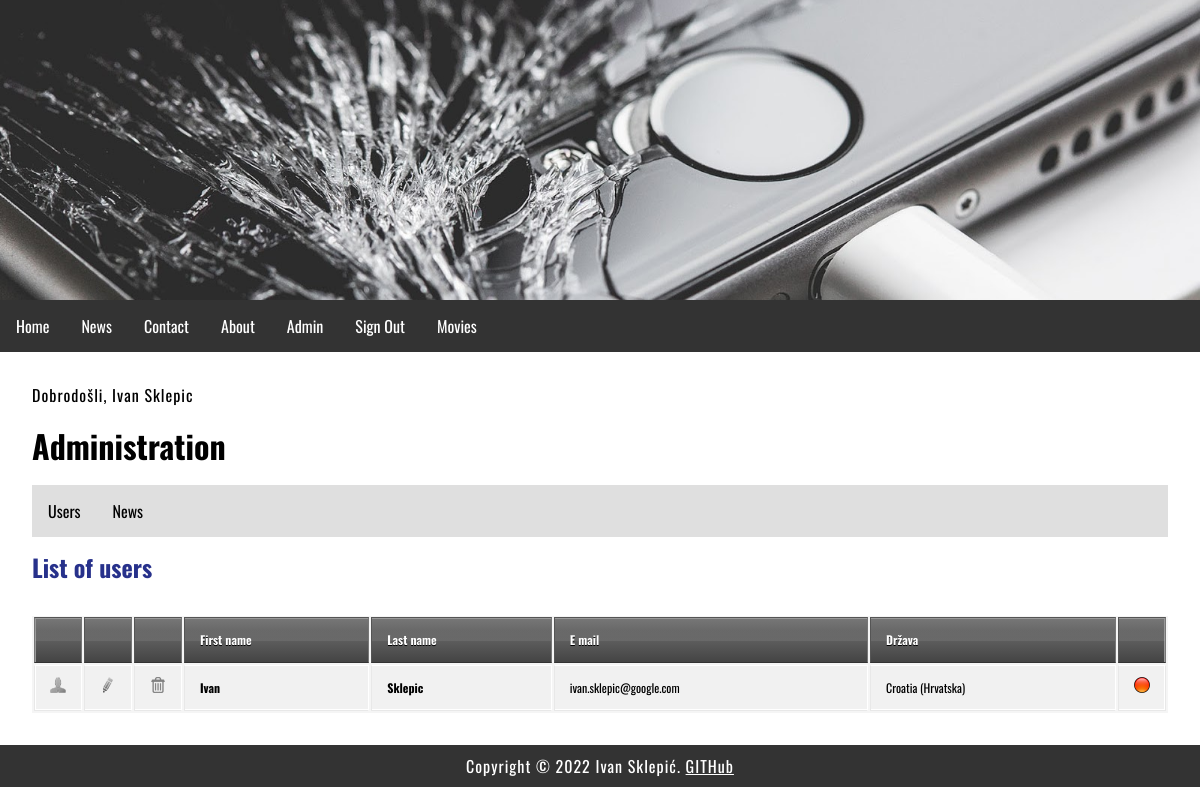
The page /index.php?menu=7 (signed in) on the database its author committed.
### tables this page shows
CREATE TABLE `users` (
  `id` int(11) NOT NULL,
  `firstname` varchar(255) NOT NULL,
  `lastname` varchar(255) NOT NULL,
  `email` varchar(255) NOT NULL,
  `username` varchar(255) NOT NULL,
  `password` varchar(255) NOT NULL,
  `country` char(2) NOT NULL,
  `date` timestamp NOT NULL DEFAULT CURRENT_TIMESTAMP ON UPDATE CURRENT_TIMESTAMP,
  `archive` enum('Y','N') NOT NULL DEFAULT 'Y'
);

CREATE TABLE `countries` (
  `id` int(11) NOT NULL,
  `country_code` varchar(2) NOT NULL DEFAULT '',
  `country_name` varchar(100) NOT NULL DEFAULT ''
);

### admin/users.php (the view, shortened to what this page needs)
<?php
	if (isset($_GET['id']) && $_GET['id'] != '') {
		$query  = "SELECT * FROM users";
		$query .= " WHERE id=".$_GET['id'];
		$result = @mysqli_query($MySQL, $query);
		$row = @mysqli_fetch_array($result);
		print '
		<h2>User profile</h2>
		<p><b>First name:</b> ' . $row['firstname'] . '</p>
		<p><b>Last name:</b> ' . $row['lastname'] . '</p>
		<p><b>Username:</b> ' . $row['username'] . '</p>';
		$_query  = "SELECT * FROM countries";
		$_query .= " WHERE country_code='" . $row['country'] . "'";
		$_result = @mysqli_query($MySQL, $_query);
		$_row = @mysqli_fetch_array($_result);
		print '
		<p><b>Country:</b> ' .$_row['country_name'] . '</p>
		<p><b>Date:</b> ' . pickerDateToMysql($row['date']) . '</p>
		<p><a href="index.php?menu='.$menu.'&amp;action='.$action.'">Back</a></p>';
	}
	else {
		print '
		<h2>List of users</h2>
		<div id="users">
			<table>
				<thead>
					<tr>
						<th width="16"></th>
						<th width="16"></th>
						<th width="16"></th>
						<th>First name</th>
						<th>Last name</th>
						<th>E mail</th>
						<th>Država</th>
						<th width="16"></th>
					</tr>
				</thead>
				<tbody>';
				$query  = "SELECT * FROM users";
				$result = @mysqli_query($MySQL, $query);
				while($row = @mysqli_fetch_array($result)) {
					print '
					<tr>
						<td><a href="index.php?menu='.$menu.'&amp;action='.$action.'&amp;id=' .$row['id']. '"><img src="img/user.png" alt="user"></a></td>
						<td><a href="index.php?menu='.$menu.'&amp;action='.$action.'&amp;edit=' .$row['id']. '"><img src="img/edit.png" alt="edit"></a></td>
						<td><a href="index.php?menu='.$menu.'&amp;action='.$action.'&amp;delete=' .$row['id']. '"><img src="img/delete.png" alt="delete"></a></td>
						<td><strong>' . $row['firstname'] . '</strong></td>
						<td><strong>' . $row['lastname'] . '</strong></td>
						<td>' . $row['email'] . '</td>
						<td>';
							$_query  = "SELECT * FROM countries";
							$_query .= " WHERE country_code='" . $row['country'] . "'";
							$_result = @mysqli_query($MySQL, $_query);
							$_row = @mysqli_fetch_array($_result, MYSQLI_ASSOC);
							print $_row['country_name'] . '
						</td>
						<td>';
							if ($row['archive'] == 'Y') { print '<img src="img/inactive.png" alt="archive" title="" />'; }
                            else if ($row['archive'] == 'N') { print '<img src="img/active.png" alt="active" title="" />'; }
						print '
						</td>
					</tr>';
				}
			print '
				</tbody>
			</table>
		</div>';
	}
?>

### style.css (style rules this page uses)
body, html { font-family: 'Oswald', sans-serif; margin: 0; font-size: 16px; }
h1,h2 { margin: 0.5em 0; font-size: 2em; }
h2 { font-size: 1.5em; color: #27318b; }
main a { color: #27318b; text-decoration: none; }
p { margin: 1em 0; line-height: 1.4em; letter-spacing: 1px; }
img { width: 100%; }
table { background: #f5f5f5; border-collapse: separate; box-shadow: inset 0 1px 0 #fff; font-size: 12px; line-height: 24px; margin: 30px auto; text-align: left; width: 100%; }
th { background: url(http://jackrugile.com/images/misc/noise-diagonal.png), linear-gradient(#777, #444); border-left: 1px solid #555; border-right: 1px solid #777; border-top: 1px solid #555; border-bottom: 1px solid #333; box-shadow: inset 0 1px 0 #999; color: #fff; font-weight: bold; padding: 10px 15px; position: relative; text-shadow: 0 1px 0 #000; }
th:after { background: linear-gradient(rgba(255,255,255,0), rgba(255,255,255,.08)); content: ''; display: block; height: 25%; left: 0; margin: 1px 0 0 0; position: absolute; top: 25%; width: 100%; }
th:first-child { border-left: 1px solid #777; box-shadow: inset 1px 1px 0 #999; }
th:last-child { box-shadow: inset -1px 1px 0 #999; }
td { border-right: 1px solid #fff; border-left: 1px solid #e8e8e8; border-top: 1px solid #fff; border-bottom: 1px solid #e8e8e8; padding: 10px 15px; position: relative; transition: all 300ms; }
td:first-child { box-shadow: inset 1px 0 0 #fff; }
td:last-child { border-right: 1px solid #e8e8e8; box-shadow: inset -1px 0 0 #fff; }
tr { background: url(http://jackrugile.com/images/misc/noise-diagonal.png); }
tr:nth-child(odd) td { background: #f1f1f1 url(http://jackrugile.com/images/misc/noise-diagonal.png); }
tr:last-of-type td { box-shadow: inset 0 -1px 0 #fff; }
tr:last-of-type td:first-child { box-shadow: inset 1px -1px 0 #fff; }
tr:last-of-type td:last-child { box-shadow: inset -1px -1px 0 #fff; }

### rows shown on the page
users: firstname "Ivan", lastname "Sklepic", email "ivan.sklepic@google.com", countries.country_name "Croatia (Hrvatska)"

### other values the page prints
$_SESSION['message'] "Dobrodošli, Ivan Sklepic"
